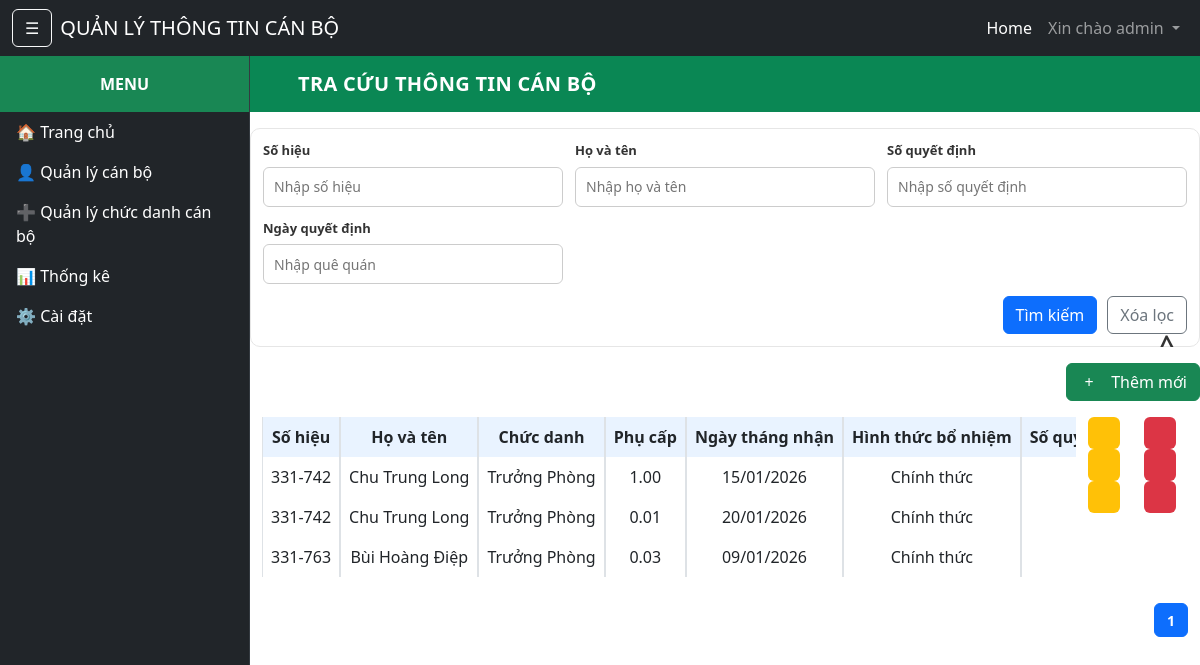
The page /title (signed in) on the database as committed earlier.
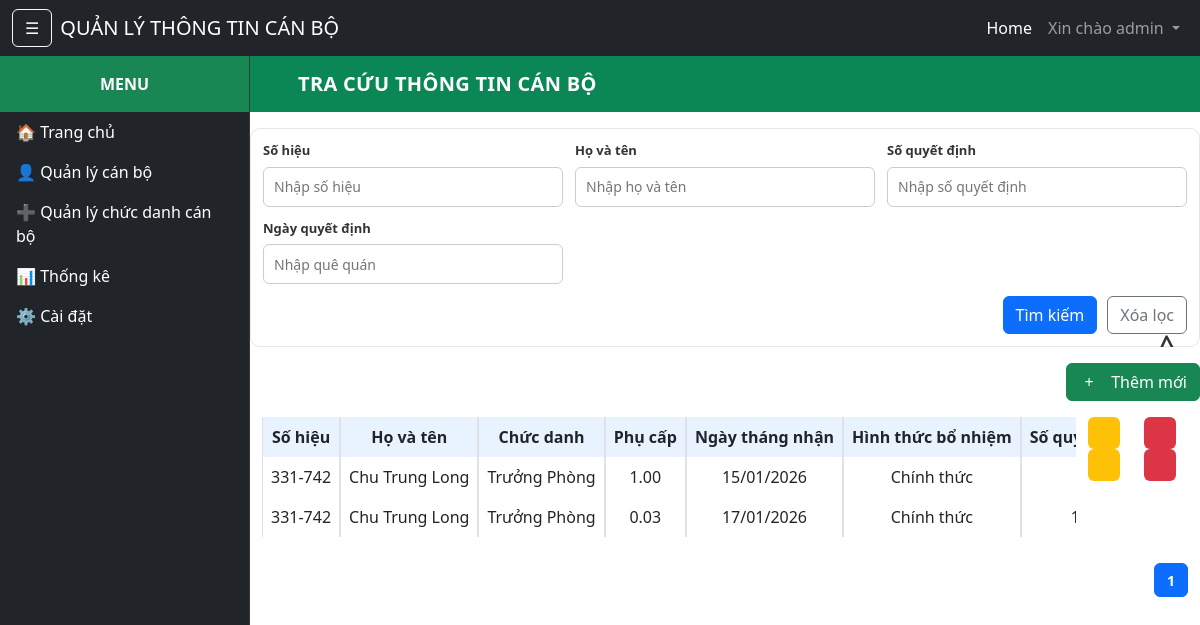
The same page on the database as committed later.
### users/models.py (models this page shows)
class User(AbstractUser):
    avatar = models.ImageField(upload_to='avatars/', null=True, blank=True)
    phone = models.CharField(max_length=15, null=True, blank=True)
    def __str__(self):
        return self.username

### employee/models.py (models this page shows, shortened)
class Emp_Title(models.Model):
    id = models.AutoField(primary_key=True)
    emp = models.ForeignKey(Emp_information,to_field='emp_num',db_column='emp_num', on_delete=models.CASCADE, verbose_name="Nhân viên")
    emp_title = models.ForeignKey(position, on_delete=models.CASCADE, verbose_name="Chức danh")
    allowances = models.DecimalField("Phụ cấp", max_digits=10, decimal_places=2, null=False)
    date_of_receipt = models.DateField("Ngày nhận chức danh",null=False)
    form_of_appointment = models.CharField("Hình thức bổ nhiệm",max_length=100, null=False)
    decision_number = models.CharField("Số quyết định",max_length=100, null=False)
    decision_date = models.DateField("Ngày quyết định",null=False)
    stop_decision_date = models.DateField("Ngày dừng quyết định",null=True,blank=True)
    is_active = models.CharField("Hiệu lực", max_length=1, null=True)
    file = models.FileField("File đính kèm",upload_to='employee_titles/', null=True, blank=True)
    created_by = models.ForeignKey(settings.AUTH_USER_MODEL, on_delete=models.SET_NULL, null=True, verbose_name="Người tạo")
    created_at = models.DateTimeField("Ngày tạo", auto_now_add=True)

class Emp_information(models.Model):
    MEMBER_CHOICES = [
        ('Y', 'Có'),
        ('N', 'Không'),
    ]
    GENDER_CHOICES = [
        ('M', 'Nam'),
        ('F', 'Nữ'),
    ]
    id = models.AutoField(primary_key=True)
    emp_num = models.CharField("Số hiệu",max_length=10, unique=True, null=False)
    full_name = models.CharField("Họ và tên",max_length=100, null=False)
    current_name = models.CharField("Tên hiện tại",max_length=100, null=False)
    day_of_birth = models.DateField("Ngày sinh",null=False)
    gender = models.CharField("Giới tính",max_length=1, null=False,choices=GENDER_CHOICES)
    place_of_hometown = models.CharField("Quê quán",max_length=100, null=False)
    current_residence = models.CharField("Nơi cư trú hiện tại",max_length=100, null=False)
    nation = models.CharField("Dân tộc",max_length=50, null=False)
    religion = models.CharField("Tôn giáo",max_length=50, null=False)
    family_job = models.CharField("Nghề nghiệp của gia đình",max_length=100, null=False)
    before_job = models.CharField("Công việc trước đây",max_length=100, null=False)
    date_in_group = models.DateField("Ngày vào đoàn",null=False)
    union = models.CharField("Đoàn viên",max_length=1, null=False,choices=MEMBER_CHOICES)
    day_of_joining_the_party = models.DateField("Ngày vào Đảng",null=False)
    day_offical = models.DateField("Ngày chính thức",null=False)
    recruitment_day = models.DateField("Ngày tuyển dụng",null=False)
    date_of_joining_the_police = models.DateField("Ngày vào công an",null=False)
    recruitment_place = models.ForeignKey(company, on_delete=models.CASCADE, verbose_name="Nơi tuyển dụng", default='', null=True)
    recruitment_source = models.CharField("Nguồn tuyển dụng",max_length=100, null=False)
    blood_type = models.CharField("Nhóm máu",max_length=10, null=False)
    appellation = models.CharField("Danh hiệu được phong",max_length=50, null=False)
    keep_records = models.CharField("Địa chỉ hồ sơ",max_length=100, null=False)
    forte_ability = models.CharField("Năng lực nổi bật",max_length=100, null=False)
    Descriptions = models.TextField("Mô tả",null=True)
    avatar = models.ImageField("Ảnh chân dung",upload_to='employee_avatars/', null=True, blank=True)
    created_by = models.ForeignKey(settings.AUTH_USER_MODEL, on_delete=models.SET_NULL, null=True, verbose_name="Người tạo")
    created_at = models.DateTimeField("Ngày tạo", auto_now_add=True)
    def __str__(self):
        return self.full_name

class position(models.Model): #Chức vụ
    id = models.AutoField(primary_key=True)
    name = models.CharField("Chức vụ",max_length=50, unique=True, null=False)
    def __str__(self):
        return self.name

### employee/views.py (the view, shortened to what this page needs)
# urls.py: path('title', views.index_emp_tile, name = 'index_emp_tile'),
@login_required
def index_emp_tile(request):
    if request.user.is_authenticated:
        emp_num = request.GET.get('emp_num', '')
        full_name = request.GET.get('full_name', '')
        decision_number = request.GET.get('decision_number', '')
        decision_date = request.GET.get('decision_date', '').strip()
        emp_tile = Emp_Title.objects.select_related('emp').order_by('created_at')
        if emp_num:
            employees = employees.filter(emp_num__icontains=emp_num)
        if full_name:
            employees = employees.filter(full_name__icontains=full_name)
        if decision_number:
            employees = employees.filter(decision_number__icontains=decision_number)
        paginator = Paginator(emp_tile, 10)  # Hiển thị 10 dòng
        page_number = request.GET.get('page')
        page_obj = paginator.get_page(page_number)
        params = request.GET.copy()
        params.pop("page", None)  # bỏ page cũ
        for k in list(params.keys()):
            if not (params.get(k) or "").strip():
                params.pop(k, None)
        querystring = urlencode(params)
        return render(request, 'title/index_emp_title.html', {'titles': page_obj, 'page_obj': page_obj, 'paginator': paginator, 'querystring': querystring})

### employee/templates/title/index_emp_title.html (shortened to what this page needs)
{% extends 'base.html' %}
{% block content %}
    <div class="container-fluid page-header">
        <i class="fa-solid fa-users me-2"></i>
        <h1>TRA CỨU THÔNG TIN CÁN BỘ</h1>
    </div>
        <div class="container-fluid mt-3 px-0" id="search-panel-wrapper">
            <div class="search-panel" id="search-panel">
                <button type="button"
                    id="toggle-search"
                    class="search-toggle"
                    aria-label="Ẩn/Hiện điều kiện">
                    ^
                </button>
                <form method="get" class="search-form">
                    <div class="search-grid">
                        <div class="search-item">
                            <label class="search-label">Số hiệu</label>
                            <input type="text" name="emp_num" class="search-control"
                                value="{{ request.GET.emp_num|default:'' }}" placeholder="Nhập số hiệu">
                        </div>
                        <div class="search-item">
                            <label class="search-label">Họ và tên</label>
                            <input type="text" name="full_name" class="search-control"
                                value="{{ request.GET.full_name|default:'' }}" placeholder="Nhập họ và tên">
                        </div>
                        <div class="search-item">
                            <label class="search-label">Số quyết định</label>
                            <input type="text" name="decision_number" class="search-control"
                                value="{{ request.GET.decision_number|default:'' }}" placeholder="Nhập số quyết định">
                        </div>
                        <div class="search-item">
                            <label class="search-label">Ngày quyết định</label>
                            <input type="text" name="hometown" class="search-control"
                                value="{{ request.GET.hometown|default:'' }}" placeholder="Nhập quê quán">
                        </div>
                    </div>
                    <div class="search-actions">
                    <button type="submit" class="btn btn-primary">Tìm kiếm</button>
                    <a href="{% url 'employee:index_emp_tile' %}" class="btn btn-outline-secondary">Xóa lọc</a>
                    </div>
                </form>
            </div>
        </div>
    <div class="d-flex justify-content-end align-items-center mt-3">
        <button
            class="btn btn-success js-open-modal"
            data-modal-url="{% url 'employee:title_manager_modal' %}"
            data-modal-title="Thêm mới thông tin chức danh"
            data-modal-type="emp_title_manage">
            <i class="fa-solid fa-plus me-2"></i> Thêm mới
        </button>
    </div>
    <div class="container-fluid table-area">
            <div class = "table-wrap">
            <div class="table-scroll">
                <table class="table table-data table-hover table-master table-bordered mt-3 text-center resizable-table">
                    <thead class="head-blue">
                        <tr>
                            <th>
                                <span class="th-ellipsis">Số hiệu</span>
                                <div class="col-resizer"></div>
                            </th>
                            <th class="col-fullname">
                                <span class="th-ellipsis">Họ và tên</span>
                                <div class="col-resizer"></div>
                            </th>
                            <th>
                                <span class="th-ellipsis">Chức danh</span>
                                <div class="col-resizer"></div>
                            </th>
                            <th>
                                <span class="th-ellipsis">Phụ cấp</span>
                                <div class="col-resizer"></div>
                            </th>
                            <th>
                                <span class="th-ellipsis">Ngày tháng nhận</span>
                                <div class="col-resizer"></div>
                            </th>
                            <th>
                                <span class="th-ellipsis">Hình thức bổ nhiệm</span>
                                <div class="col-resizer"></div>
                            </th>
                            <th>
                                <span class="th-ellipsis">Số quyết định</span>
                            </th>
                        </tr>
                    </thead>
                    <tbody>
                        {% for title in titles %}
                        <tr>
                            <td data-bs-toggle="tooltip" title="{{ title.emp }}">{{ title.emp.emp_num }}</td>
                            <td class = "col-fullname">{{ title.emp.full_name }}</td>
                            <td data-bs-toggle="tooltip" title="{{ title.emp_title }}">{{ title.emp_title }}</td>
                            <td data-bs-toggle="tooltip" title="{{ title.allowances }}">{{ title.allowances }}</td>
                            <td data-bs-toggle="tooltip" title="{{ title.date_of_receipt }}">{{ title.date_of_receipt|date:"d/m/Y"|default_if_none:"" }}</td>
                            <td data-bs-toggle="tooltip" title="{{ title.form_of_appointment }}">{{ title.form_of_appointment }}</td>
                            <td data-bs-toggle="tooltip" title="{{ title.decision_number }}">{{ title.decision_number }}</td>
                        </tr>
                        {% endfor %}
                    </tbody>
                </table>
            </div>
            <div class="table-actions table-action">
                    <table class="table table-hover table-bordered mt-3 text-center table-action">
                        <tbody>
                            {% for title in titles %}
                            <tr>
                            <td>
                                <button type="button"
                                    class="btn btn-sm btn-warning btn-edit-employee"
                                    data-url="#"
                                    title="Sửa">
                                    <i class="fa-solid fa-pen-to-square"></i>
                                </button>
                            </td>
                            <td>
                                <form action="#" method="post">
                                <button type="submit" class="btn btn-sm btn-danger"
                                        onclick="return confirm('Bạn có chắc chắn muốn xóa')" title="Xóa">
                                    <i class="fa-solid fa-trash"></i>
                                </button>
                                </form>
                            </td>
                            </tr>
                            {% endfor %}
                        </tbody>
                    </table>
                </div>
            </div>
            <div class="table-pagination">
                {% for num in page_obj.paginator.page_range %}
                    {% if page_obj.number == num %}
                    <span class="pg active">{{ num }}</span>
                    {% elif num > page_obj.number|add:'-3' and num < page_obj.number|add:'3' %}
                    <a class="pg" href="?page={{ num }}{% if querystring %}&{{ querystring }}{% endif %}">{{ num }}</a>
                    {% endif %}
                {% endfor %}
            </div>
    </div>
{% endblock %}

### templates/base.html (shortened to what this page needs)
<!DOCTYPE html>
{% load static %}
<html lang="en">
<head>
    <link rel="stylesheet" href="{% static 'fontawesome/css/all.min.css' %}">
    <link href="{% static 'css/styles.css' %}" rel="stylesheet">
    <link href="{% static 'css/sub-table.css' %}" rel="stylesheet">
</head>
<body>
<nav class="navbar navbar-expand-lg navbar-dark bg-dark">
    <div class="container-fluid">
        <button class="btn btn-outline-light me-2" id="menu-toggle">☰</button>
        <a class="navbar-brand" href="{% url 'employee:index' %}">QUẢN LÝ THÔNG TIN CÁN BỘ</a>
        <div class="collapse navbar-collapse" id="navbarSupportedContent">
            <ul class="navbar-nav ms-auto mb-2 mb-lg-0">
                <li class="nav-item">
                    <a class="nav-link active" href="{% url 'employee:index' %}">Home</a>
                </li>
                {% if user.is_authenticated %}
                <li class="nav-item dropdown">
                    <a class="nav-link dropdown-toggle" href="#" role="button" data-bs-toggle="dropdown">
                        Xin chào {{ user.username }}
                    </a>
                </li>
                {% else %}
                <li class="nav-item">
                    <a class="nav-link" href="{% url 'login' %}">Login</a>
                </li>
                {% endif %}
            </ul>
        </div>
    </div>
</nav>
<div class="d-flex" id="wrapper">
    <div id="sidebar-wrapper">
        <div class="sidebar-heading">MENU</div>
        <div class="list-group list-group-flush">
            <a href="{% url 'employee:index' %}" class="list-group-item list-group-item-action">🏠 Trang chủ</a>
            <a href="{% url 'employee:index' %}" class="list-group-item list-group-item-action">👤 Quản lý cán bộ</a>
            <a href="{% url 'employee:index_emp_tile' %}" class="list-group-item list-group-item-action">➕ Quản lý chức danh cán bộ</a>
            <a href="#" class="list-group-item list-group-item-action">📊 Thống kê</a>
            <a href="#" class="list-group-item list-group-item-action">⚙ Cài đặt</a>
        </div>
    </div>
    <div id="page-content-wrapper" class="flex-grow-1 w-100">
        <div class="container-fluid px-0 w-100 ">
            {% block content %}
            {% endblock %}
        </div>
</div>
</body>

Rows that differ between the two databases and show on the page:
removed Emp_Title: emp.emp_num "331-742", emp.full_name "Chu Trung Long", emp_title "Trưởng Phòng", allowances "0.01", date_of_receipt "20/01/2026", form_of_appointment "Chính thức"
removed Emp_Title: emp.emp_num "331-763", emp.full_name "Bùi Hoàng Điệp", emp_title "Trưởng Phòng", allowances "0.03", date_of_receipt "09/01/2026", form_of_appointment "Chính thức"
added Emp_Title: emp.emp_num "331-742", emp.full_name "Chu Trung Long", emp_title "Trưởng Phòng", allowances "0.03", date_of_receipt "17/01/2026", form_of_appointment "Chính thức"
